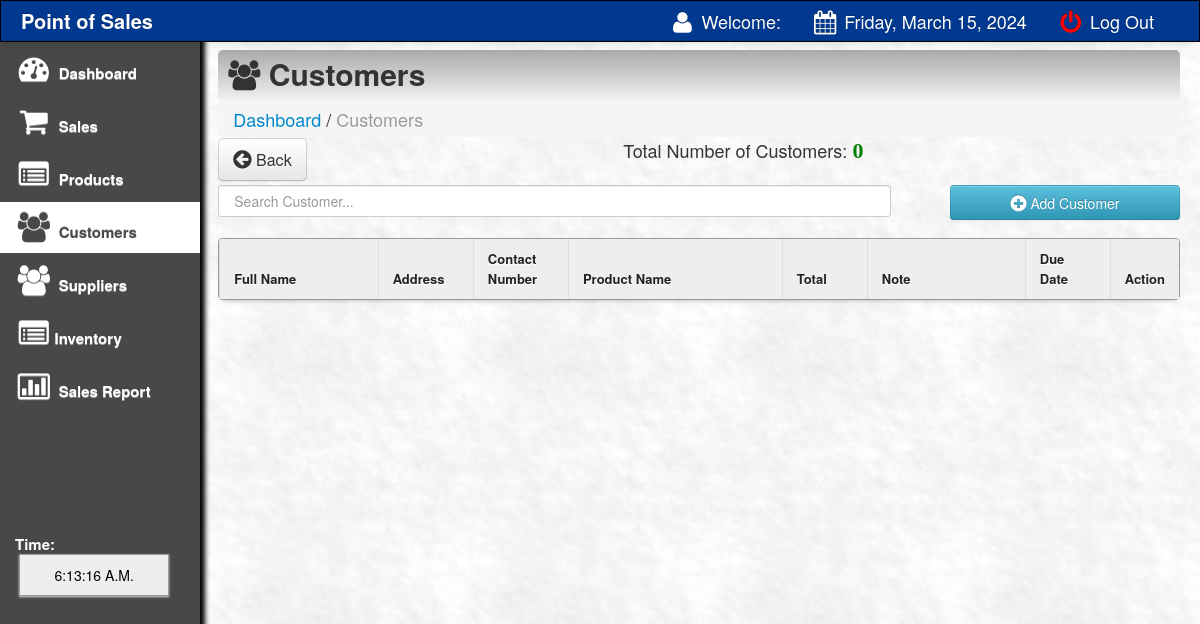
The app's page /main/customer.php, older data.
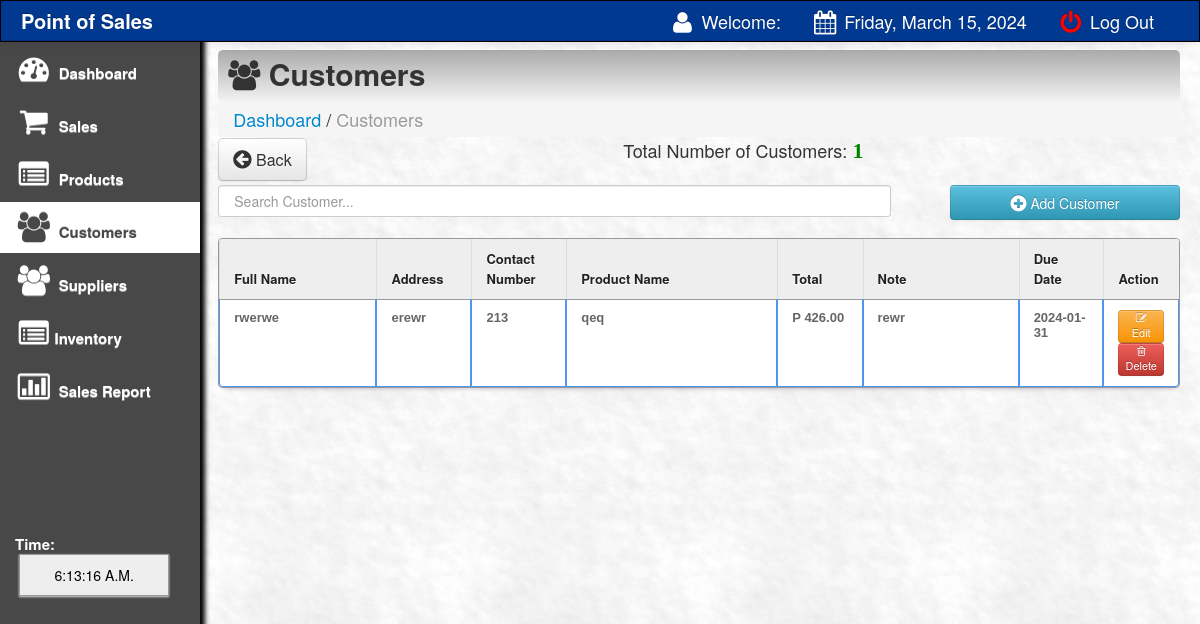
The same page, newer data.
### tables this page shows
CREATE TABLE `customer` (
  `customer_id` int(11) NOT NULL,
  `customer_name` varchar(100) NOT NULL,
  `address` varchar(100) NOT NULL,
  `contact` varchar(100) NOT NULL,
  `membership_number` varchar(100) NOT NULL,
  `prod_name` varchar(550) NOT NULL,
  `expected_date` varchar(500) NOT NULL,
  `note` varchar(500) NOT NULL
);

### main/customer.php (the view, shortened to what this page needs)
<html>
<head>
 <link href="css/bootstrap.css" rel="stylesheet">
    <link rel="stylesheet" type="text/css" href="css/DT_bootstrap.css">
  <link rel="stylesheet" href="css/font-awesome.min.css">
    <link href="css/bootstrap-responsive.css" rel="stylesheet">
<link href="../style.css" media="screen" rel="stylesheet" type="text/css" />
<link href="src/facebox.css" media="screen" rel="stylesheet" type="text/css" />
</head>
<?php
function createRandomPassword() {
	$chars = "003232303232023232023456789";
	$i = 0;
	$pass = '' ;
	while ($i <= 7) {
		$num = rand() % 33;
		$tmp = substr($chars, $num, 1);
		$pass = $pass . $tmp;
		$i++;
	}
	return $pass;
}
$finalcode='RS-'.createRandomPassword();
?>
<body>
<?php include('navfixed.php');?>
<div class="container-fluid">
      <div class="row-fluid">
	<div class="span2">
          <div class="well sidebar-nav">
              <ul class="nav nav-list">
              <li><a href="index.php"><i class="icon-dashboard icon-2x"></i> Dashboard  </a></li>
			<li><a href="sales.php?id=cash&invoice=<?php echo $finalcode ?>"><i class="icon-shopping-cart icon-2x"></i> Sales </a>  </li>
			<li><a href="products.php"><i class="icon-list-alt icon-2x"></i> Products</a>                                     </li>
			<li class="active"><a href="customer.php"><i class="icon-group icon-2x"></i> Customers </a>                                    </li>
			<li><a href="supplier.php"><i class="icon-group icon-2x"></i> Suppliers</a>                                    </li>
			<li><a href="inventory.php"><i class="icon-list-alt icon-2x"></i>Inventory</a> </li>
			<li><a href="salesreport.php?d1=0&d2=0"><i class="icon-bar-chart icon-2x"></i> Sales Report</a>                </li>
					<br><br><br><br><br><br>
			<li>
			 <div class="hero-unit-clock">
			<form name="clock">
			<font color="white">Time: <br></font>&nbsp;<input style="width:150px;" type="submit" class="trans" name="face" value="">
			</form>
			  </div>
			</li>
				</ul>
          </div>
        </div>
	<div class="span10">
	<div class="contentheader">
			<i class="icon-group"></i> Customers
			</div>
			<ul class="breadcrumb">
			<li><a href="index.php">Dashboard</a></li> /
			<li class="active">Customers</li>
			</ul>
<div style="margin-top: -19px; margin-bottom: 21px;">
<a  href="index.php"><button class="btn btn-default btn-large" style="float: left;"><i class="icon icon-circle-arrow-left icon-large"></i> Back</button></a>
<?php
			include('../connect.php');
				$result = $db->prepare("SELECT * FROM customer ORDER BY customer_id DESC");
				$result->execute();
				$rowcount = $result->rowcount();
			?>
			<div style="text-align:center;">
			Total Number of Customers: <font color="green" style="font:bold 22px 'Aleo';"><?php echo $rowcount;?></font>
			</div>
</div>
<input type="text" name="filter" style="padding:15px;" id="filter" placeholder="Search Customer..." autocomplete="off" />
<a rel="facebox" href="addcustomer.php"><Button type="submit" class="btn btn-info" style="float:right; width:230px; height:35px;" /><i class="icon-plus-sign icon-large"></i> Add Customer</button></a><br><br>
<table class="table table-bordered" id="resultTable" data-responsive="table" style="text-align: left;">
	<thead>
		<tr>
			<th width="17%"> Full Name </th>
			<th width="10%"> Address </th>
			<th width="10%"> Contact Number</th>
			<th width="23%"> Product Name</th>
			<th width="9%"> Total </th>
			<th width="17%"> Note </th>
			<th width="9%"> Due Date </th>
			<th width="14%"> Action </th>
		</tr>
	</thead>
	<tbody>
			<?php
				include('../connect.php');
				$result = $db->prepare("SELECT * FROM customer ORDER BY customer_id DESC");
				$result->execute();
				for($i=0; $row = $result->fetch(); $i++){
			?>
			<tr class="record">
			<td><?php echo $row['customer_name']; ?></td>
			<td><?php echo $row['address']; ?></td>
			<td><?php echo $row['contact']; ?></td>
			<td><?php echo $row['prod_name']; ?></td>
			<td>P <?php echo $row['membership_number']; ?>.00</td>
			<td><?php echo $row['note']; ?></td>
			<td><?php echo $row['expected_date']; ?></td>
			<td><a  title="Click To Edit Customer" rel="facebox" href="editcustomer.php?id=<?php echo $row['customer_id']; ?>"><button class="btn btn-warning btn-mini"><i class="icon-edit"></i> Edit </button></a>
			<a href="#" id="<?php echo $row['customer_id']; ?>" class="delbutton" title="Click To Delete"><button class="btn btn-danger btn-mini"><i class="icon-trash"></i> Delete</button></a></td>
			</tr>
			<?php
				}
			?>
	</tbody>
</table>
</div>
</div>
</div>
</body>
<?php include('footer.php');?>
</html>

Row changes from the older to the newer data that the page shows:
added customer: customer_name "rwerwe", address "erewr", contact "213", prod_name "qeq", membership_number "426", note "rewr", expected_date "2024-01-31"
Text that changed along with them:
$rowcount: "0" → "1"
